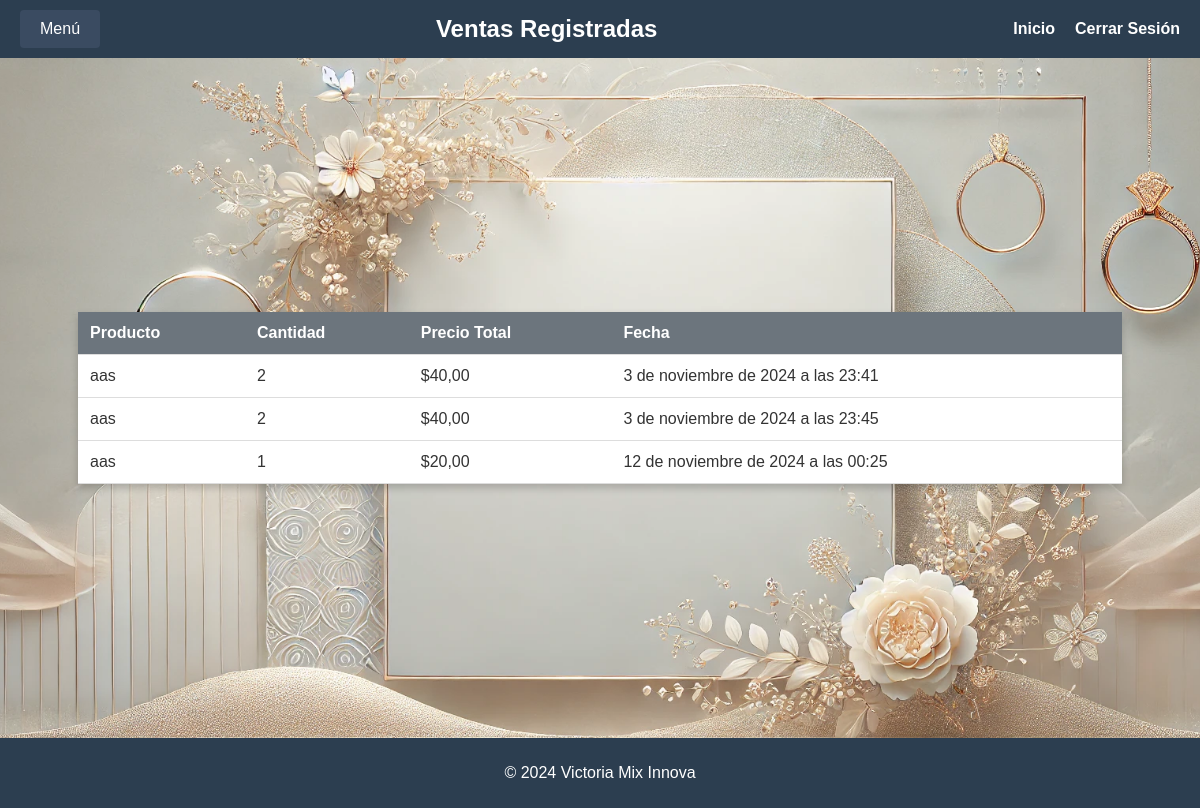
The app's page /ventas/listar/ (signed in) with its own data.
### ventas/models.py (models this page shows, shortened)
class Venta(models.Model):
    producto = models.ForeignKey(Producto, on_delete=models.CASCADE)
    cantidad = models.PositiveIntegerField()
    precio_total = models.DecimalField(max_digits=10, decimal_places=2)
    fecha = models.DateTimeField(auto_now_add=True)

### inventario/models.py (models this page shows, shortened)
class Producto(models.Model):
    nombre = models.CharField(max_length=100, verbose_name="Nombre del Producto")
    descripcion = models.TextField(blank=True, null=True, verbose_name="Descripción")
    precio = models.DecimalField(max_digits=10, decimal_places=2, verbose_name="Precio")
    stock = models.PositiveIntegerField(verbose_name="Cantidad en Stock")
    imagen = models.ImageField(upload_to='productos/', blank=True, null=True, verbose_name="Imagen del Producto")
    class Meta:
        verbose_name = "Producto"
        verbose_name_plural = "Productos"
        ordering = ['nombre']

### ventas/views.py (the view)
# urls.py: path('listar/', listar_ventas, name='listar_ventas'),          # URL para listar ventas (accesible solo para jefes)
@login_required
def listar_ventas(request):
    ventas = Venta.objects.all()
    return render(request, 'ventas/listar_ventas.html', {'ventas': ventas})

### ventas/templates/ventas/listar_ventas.html (shortened to what this page needs)
{% load static %}
<!DOCTYPE html>
<html lang="es">
<head>
    <link rel="stylesheet" href="{% static 'css/styles.css' %}">
    <link rel="stylesheet" href="{% static 'css/inventario.css' %}">
</head>
<body>
    <header>
        <div class="navbar">
            <div class="navbar-left">
                <div class="dropdown">
                    <button class="dropbtn">Menú</button>
                </div>
            </div>
            <h1 class="navbar-title">Ventas Registradas</h1>
            <div class="navbar-right">
                <a href="{% url 'home' %}">Inicio</a>
                <a href="{% url 'logout' %}">Cerrar Sesión</a>
            </div>
        </div>
    </header>
    <main>
        <table>
            <thead>
                <tr>
                    <th>Producto</th>
                    <th>Cantidad</th>
                    <th>Precio Total</th>
                    <th>Fecha</th>
                </tr>
            </thead>
            <tbody>
                {% for venta in ventas %}
                <tr>
                    <td>{{ venta.producto.nombre }}</td>
                    <td>{{ venta.cantidad }}</td>
                    <td>${{ venta.precio_total }}</td>
                    <td>{{ venta.fecha }}</td>
                </tr>
                {% endfor %}
            </tbody>
        </table>
    </main>
    <footer>
        <p>&copy; 2024 Victoria Mix Innova</p>
    </footer>
</body>
</html>

### static/css/styles.css (style rules this page uses)
.navbar { display: flex; justify-content: space-between; align-items: center; background-color: #2c3e50; padding: 10px 20px; }
.navbar-title { color: white; font-size: 24px; text-align: center; flex-grow: 1; margin: 0; }
.navbar-left, .navbar-right { display: flex; align-items: center; }
.navbar-right a { color: white; text-decoration: none; margin-left: 20px; font-weight: bold; }
.dropdown { position: relative; display: inline-block; }
.dropbtn { background-color: #3a4b61; color: white; padding: 10px 20px; font-size: 16px; border: none; cursor: pointer; border-radius: 4px; }
main { display: flex; justify-content: center; align-items: center; height: calc(100vh - 160px); padding: 20px; }
footer { background-color: #2c3e50; color: white; text-align: center; padding: 10px 0; position: relative; bottom: 0; width: 100%; }

### static/css/inventario.css (style rules this page uses)
body { background-image: url("/static/images/fondo_inventario.jpg"); background-size: cover; background-position: center; margin: 0; padding: 0; font-family: Arial, sans-serif; color: #333; }
h1 { text-align: center; color: #2c3e50; margin: 20px 0; }
table { width: 90%; margin: 20px auto; border-collapse: collapse; box-shadow: 0 4px 8px rgba(0, 0, 0, 0.2); background-color: white; }
th, td { padding: 12px; text-align: left; border-bottom: 1px solid #ddd; }
th { background-color: #6c757d; color: white; }
button { padding: 10px 15px; background-color: #28a745; color: white; border: none; border-radius: 4px; cursor: pointer; }

### records on screen
Venta: producto.nombre "aas", cantidad "2", precio_total "40,00", fecha "3 de noviembre de 2024 a las 23:41"
Venta: producto.nombre "aas", cantidad "2", precio_total "40,00", fecha "3 de noviembre de 2024 a las 23:45"
Venta: producto.nombre "aas", cantidad "1", precio_total "20,00", fecha "12 de noviembre de 2024 a las 00:25"
